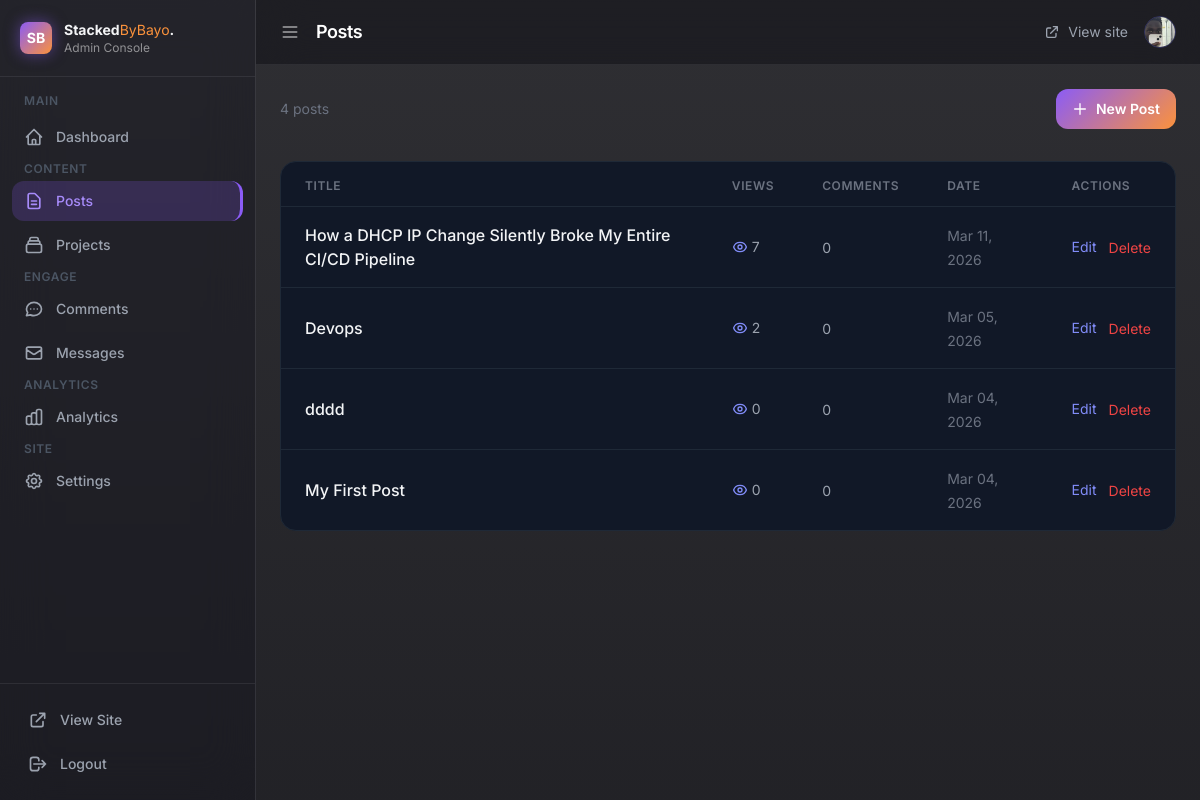
The app's page /admin/posts (signed in), older data.
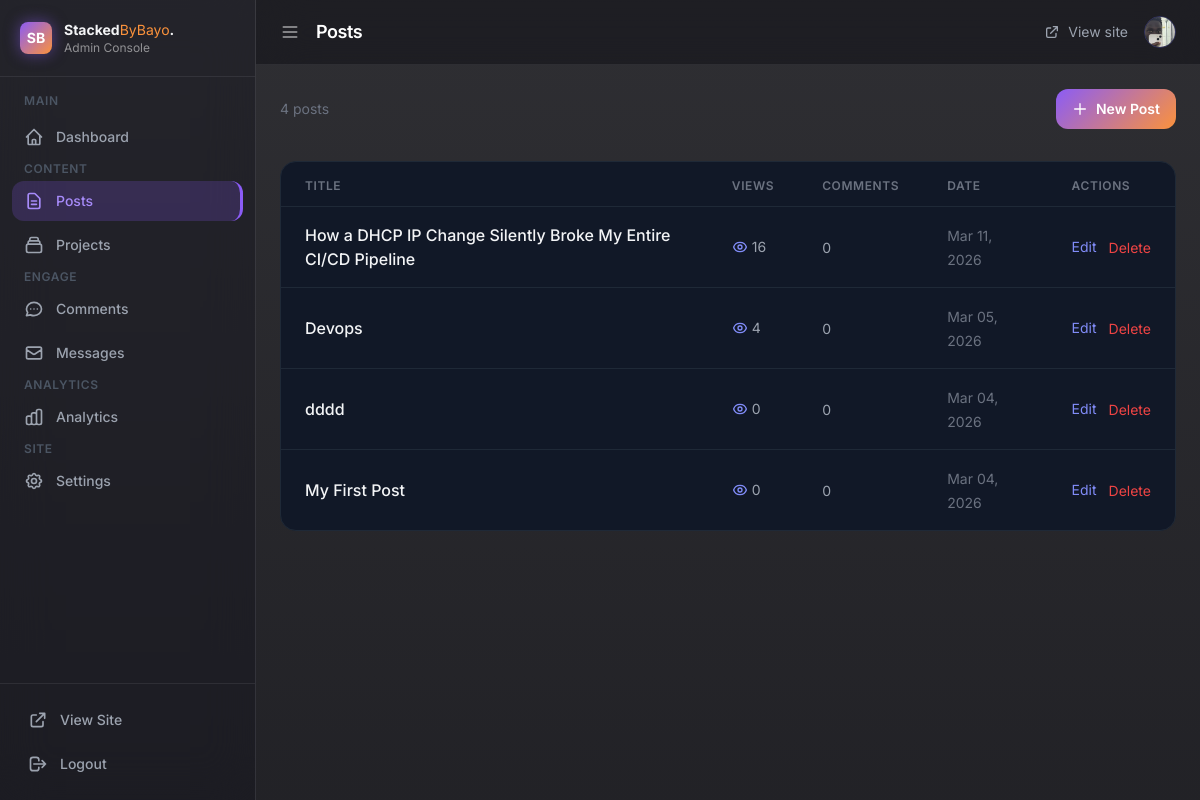
The same page, newer data.
### app/models.py (models this page shows)
class Post(db.Model):
    id = db.Column(db.Integer, primary_key=True)
    title = db.Column(db.String(200), nullable=False)
    body = db.Column(db.Text, nullable=False)
    created_at = db.Column(db.DateTime, default=datetime.utcnow)
    views = db.Column(db.Integer, default=0)
    comments = db.relationship('Comment', backref='post', lazy=True)

### app/__init__.py (the view)
    @app.route("/admin/posts")
    def admin_posts():
        if not session.get("admin"):
            return redirect(url_for("admin_login"))
        posts = Post.query.order_by(Post.created_at.desc()).all()
        return render_template("admin_posts.html", posts=posts, **admin_context())

### app/templates/admin_posts.html (shortened to what this page needs)
{% extends "admin_base.html" %}
{% block page_title %}Posts{% endblock %}
{% block content %}
<div class="flex justify-between items-center mb-8">
    <p class="text-gray-500 text-sm">{{ posts|length }} post{{ 's' if posts|length != 1 }}</p>
    <a href="/admin/post/new"
        class="gradient-bg text-white font-semibold px-4 py-2.5 rounded-xl hover:opacity-90 transition text-sm flex items-center gap-2">
        <svg class="w-4 h-4" fill="none" viewBox="0 0 24 24" stroke="currentColor">
            <path stroke-linecap="round" stroke-linejoin="round" stroke-width="2" d="M12 4v16m8-8H4"/>
        </svg>
        New Post
    </a>
</div>
{% if posts %}
<div class="bg-gray-900 border border-gray-800 rounded-2xl overflow-hidden">
    <table class="w-full">
        <thead>
            <tr class="border-b border-gray-800 px-6">
                <th class="text-left text-xs font-semibold text-gray-500 uppercase tracking-wider pb-3 pt-4 px-6">Title</th>
                <th class="text-left text-xs font-semibold text-gray-500 uppercase tracking-wider pb-3 pt-4 px-6">Views</th>
                <th class="text-left text-xs font-semibold text-gray-500 uppercase tracking-wider pb-3 pt-4 px-6">Comments</th>
                <th class="text-left text-xs font-semibold text-gray-500 uppercase tracking-wider pb-3 pt-4 px-6">Date</th>
                <th class="text-left text-xs font-semibold text-gray-500 uppercase tracking-wider pb-3 pt-4 px-6">Actions</th>
            </tr>
        </thead>
        <tbody class="divide-y divide-gray-800">
            {% for post in posts %}
            <tr class="hover:bg-gray-800/50 transition">
                <td class="py-4 px-6">
                    <a href="/blog/{{ post.id }}" target="_blank"
                        class="font-medium hover:text-indigo-400 transition">
                        {{ post.title }}
                    </a>
                </td>
                <td class="py-4 px-6">
                    <span class="flex items-center gap-1 text-gray-400 text-sm">
                        {{ post.views or 0 }}
                    </span>
                </td>
                <td class="py-4 px-6">
                    <span class="text-gray-400 text-sm">{{ post.comments|length }}</span>
                </td>
                <td class="py-4 px-6">
                    <span class="text-gray-500 text-sm">{{ post.created_at.strftime('%b %d, %Y') }}</span>
                </td>
                <td class="py-4 px-6">
                    <div class="flex items-center gap-3">
                        <a href="/admin/post/{{ post.id }}/edit"
                            class="text-indigo-400 hover:text-indigo-300 text-sm transition">Edit</a>
                        <form method="POST" action="/admin/post/{{ post.id }}/delete"
                            onsubmit="return confirm('Delete this post?')">
                            <button type="submit"
                                class="text-red-500 hover:text-red-400 text-sm transition">Delete</button>
                        </form>
                    </div>
                </td>
            </tr>
            {% endfor %}
        </tbody>
    </table>
</div>
{% endif %}
{% endblock %}

### app/templates/admin_base.html (shortened to what this page needs)
<!DOCTYPE html>
<html lang="en">
<head>
    <script src="https://cdn.tailwindcss.com"></script>
</head>
<body class="min-h-screen flex text-gray-100">
    <aside id="sidebar" class="sidebar fixed top-0 left-0 h-full w-64 z-50 flex flex-col" style="background:rgba(20,20,30,0.4); backdrop-filter:blur(24px); border-right:1px solid rgba(255,255,255,0.1);">
        <div class="flex items-center gap-3 px-5 py-5 border-b border-[rgba(255,255,255,0.08)]">
            <div class="w-8 h-8 rounded-lg gradient-bg flex items-center justify-center text-white font-bold text-sm shrink-0 shadow-[0_0_15px_rgba(139,92,246,0.5)]">SB</div>
            <div class="logo-text">
                <p class="font-bold text-sm">Stacked<span style="color:#fb923c;font-weight:400;">ByBayo</span>.</p>
                <p class="text-[rgba(255,255,255,0.5)] text-xs">Admin Console</p>
            </div>
        </div>
        <nav class="flex-1 px-3 py-4 space-y-1 overflow-y-auto">
            <p class="label text-gray-600 text-xs font-semibold uppercase tracking-wider px-3 mb-2">Main</p>
            <a href="/admin" class="nav-item {% if request.path == '/admin' %}active{% endif %} flex items-center gap-3 px-3 py-2.5 rounded-xl text-gray-400 text-sm font-medium">
                <svg class="nav-icon w-5 h-5 shrink-0" fill="none" viewBox="0 0 24 24" stroke="currentColor">
                    <path stroke-linecap="round" stroke-linejoin="round" stroke-width="2" d="M3 12l2-2m0 0l7-7 7 7M5 10v10a1 1 0 001 1h3m10-11l2 2m-2-2v10a1 1 0 01-1 1h-3m-6 0a1 1 0 001-1v-4a1 1 0 011-1h2a1 1 0 011 1v4a1 1 0 001 1m-6 0h6"/>
                </svg>
                <span class="label">Dashboard</span>
            </a>
            <p class="label text-gray-600 text-xs font-semibold uppercase tracking-wider px-3 mt-4 mb-2">Content</p>
            <a href="/admin/posts" class="nav-item {% if '/admin/post' in request.path %}active{% endif %} flex items-center gap-3 px-3 py-2.5 rounded-xl text-gray-400 text-sm font-medium">
                <svg class="nav-icon w-5 h-5 shrink-0" fill="none" viewBox="0 0 24 24" stroke="currentColor">
                    <path stroke-linecap="round" stroke-linejoin="round" stroke-width="2" d="M9 12h6m-6 4h6m2 5H7a2 2 0 01-2-2V5a2 2 0 012-2h5.586a1 1 0 01.707.293l5.414 5.414a1 1 0 01.293.707V19a2 2 0 01-2 2z"/>
                </svg>
                <span class="label">Posts</span>
            </a>
            <a href="/admin/projects" class="nav-item {% if '/admin/project' in request.path %}active{% endif %} flex items-center gap-3 px-3 py-2.5 rounded-xl text-gray-400 text-sm font-medium">
                <span class="label">Projects</span>
            </a>
            <p class="label text-gray-600 text-xs font-semibold uppercase tracking-wider px-3 mt-4 mb-2">Engage</p>
            <a href="/admin/comments" class="nav-item {% if '/admin/comment' in request.path %}active{% endif %} flex items-center gap-3 px-3 py-2.5 rounded-xl text-gray-400 text-sm font-medium">
                <span class="label">Comments</span>
            </a>
            <a href="/admin/messages" class="nav-item {% if '/admin/message' in request.path %}active{% endif %} flex items-center gap-3 px-3 py-2.5 rounded-xl text-gray-400 text-sm font-medium">
                <svg class="nav-icon w-5 h-5 shrink-0" fill="none" viewBox="0 0 24 24" stroke="currentColor">
                    <path stroke-linecap="round" stroke-linejoin="round" stroke-width="2" d="M3 8l7.89 5.26a2 2 0 002.22 0L21 8M5 19h14a2 2 0 002-2V7a2 2 0 00-2-2H5a2 2 0 00-2 2v10a2 2 0 002 2z"/>
                </svg>
                <span class="label">Messages</span>
            </a>
            <p class="label text-gray-600 text-xs font-semibold uppercase tracking-wider px-3 mt-4 mb-2">Analytics</p>
            <a href="/admin" class="nav-item flex items-center gap-3 px-3 py-2.5 rounded-xl text-gray-400 text-sm font-medium">
                <span class="label">Analytics</span>
            </a>
            <p class="label text-gray-600 text-xs font-semibold uppercase tracking-wider px-3 mt-4 mb-2">Site</p>
            <a href="/admin/settings" class="nav-item {% if '/admin/settings' in request.path %}active{% endif %} flex items-center gap-3 px-3 py-2.5 rounded-xl text-gray-400 text-sm font-medium">
                <span class="label">Settings</span>
            </a>
        </nav>
        <div class="border-t border-[rgba(255,255,255,0.08)] p-4">
            <a href="/" target="_blank" class="nav-item flex items-center gap-3 px-3 py-2.5 rounded-xl text-gray-400 text-sm font-medium mb-1">
                <svg class="w-5 h-5 shrink-0" fill="none" viewBox="0 0 24 24" stroke="currentColor">
                    <path stroke-linecap="round" stroke-linejoin="round" stroke-width="2" d="M10 6H6a2 2 0 00-2 2v10a2 2 0 002 2h10a2 2 0 002-2v-4M14 4h6m0 0v6m0-6L10 14"/>
                </svg>
                <span class="label">View Site</span>
            </a>
            <a href="/admin/logout" class="nav-item flex items-center gap-3 px-3 py-2.5 rounded-xl text-gray-400 text-sm font-medium hover:text-red-400">
                <svg class="w-5 h-5 shrink-0" fill="none" viewBox="0 0 24 24" stroke="currentColor">
                    <path stroke-linecap="round" stroke-linejoin="round" stroke-width="2" d="M17 16l4-4m0 0l-4-4m4 4H7m6 4v1a3 3 0 01-3 3H6a3 3 0 01-3-3V7a3 3 0 013-3h4a3 3 0 013 3v1"/>
                </svg>
                <span class="label">Logout</span>
            </a>
        </div>
    </aside>
    <div id="main-content" class="flex-1 ml-64 min-h-screen flex flex-col">
        <header class="sticky top-0 z-40 px-6 py-4 flex items-center justify-between" style="background:rgba(15,15,20,0.5); backdrop-filter:blur(24px); border-bottom:1px solid rgba(255,255,255,0.08);">
            <div class="flex items-center gap-4">
                <button id="toggle-sidebar" class="text-[rgba(255,255,255,0.6)] hover:text-white transition">
                    <svg class="w-5 h-5" fill="none" viewBox="0 0 24 24" stroke="currentColor">
                        <path stroke-linecap="round" stroke-linejoin="round" stroke-width="2" d="M4 6h16M4 12h16M4 18h16"/>
                    </svg>
                </button>
                <h1 class="text-lg font-semibold text-white tracking-tight">{% block page_title %}Dashboard{% endblock %}</h1>
            </div>
            <div class="flex items-center gap-4">
                <a href="/" target="_blank" class="text-gray-400 hover:text-white text-sm transition flex items-center gap-2">
                    <svg class="w-4 h-4" fill="none" viewBox="0 0 24 24" stroke="currentColor">
                        <path stroke-linecap="round" stroke-linejoin="round" stroke-width="2" d="M10 6H6a2 2 0 00-2 2v10a2 2 0 002 2h10a2 2 0 002-2v-4M14 4h6m0 0v6m0-6L10 14"/>
                    </svg>
                    View site
                </a>
                <div class="w-8 h-8 rounded-full overflow-hidden border border-indigo-500/30">
                    {% if profile_exists is defined and profile_exists %}
                    <img src="/static/uploads/profile.jpg" class="w-full h-full object-cover object-top">
                    {% else %}
                    <div class="w-full h-full gradient-bg flex items-center justify-center text-white text-sm font-bold">B</div>
                    {% endif %}
                </div>
            </div>
        </header>
        <main class="flex-1 p-6">
            {% block content %}{% endblock %}
        </main>
    </div>
</body>
</html>

### app/templates/admin_base.html (style rules this page uses)
body { font-family: 'Inter', sans-serif; background: linear-gradient(rgba(10,10,15,0.85), rgba(10,10,15,0.9)), url('https://images.unsplash.com/photo-1618005182384-a83a8bd57fbe?q=50&w=1200&auto=format&fit=crop') center/cover fixed; color: #f1f5f9; }
.gradient-bg { background: linear-gradient(135deg, #8b5cf6, #fb923c); }
.sidebar { transition: width 0.3s ease; }
.nav-item { transition: background 0.2s ease, color 0.2s ease; }
.nav-item.active { background: rgba(139,92,246,0.2); color: #a78bfa; border-right: 3px solid #8b5cf6; }
.nav-item.active .nav-icon { color: #a78bfa; }
#main-content { transition: margin-left 0.3s ease; }

Row changes from the older to the newer data that the page shows:
changed Post "How a DHCP IP Change Silently Broke My Entire CI/CD Pipeline": views "7" → "16"
changed Post "Devops": views "2" → "4"
